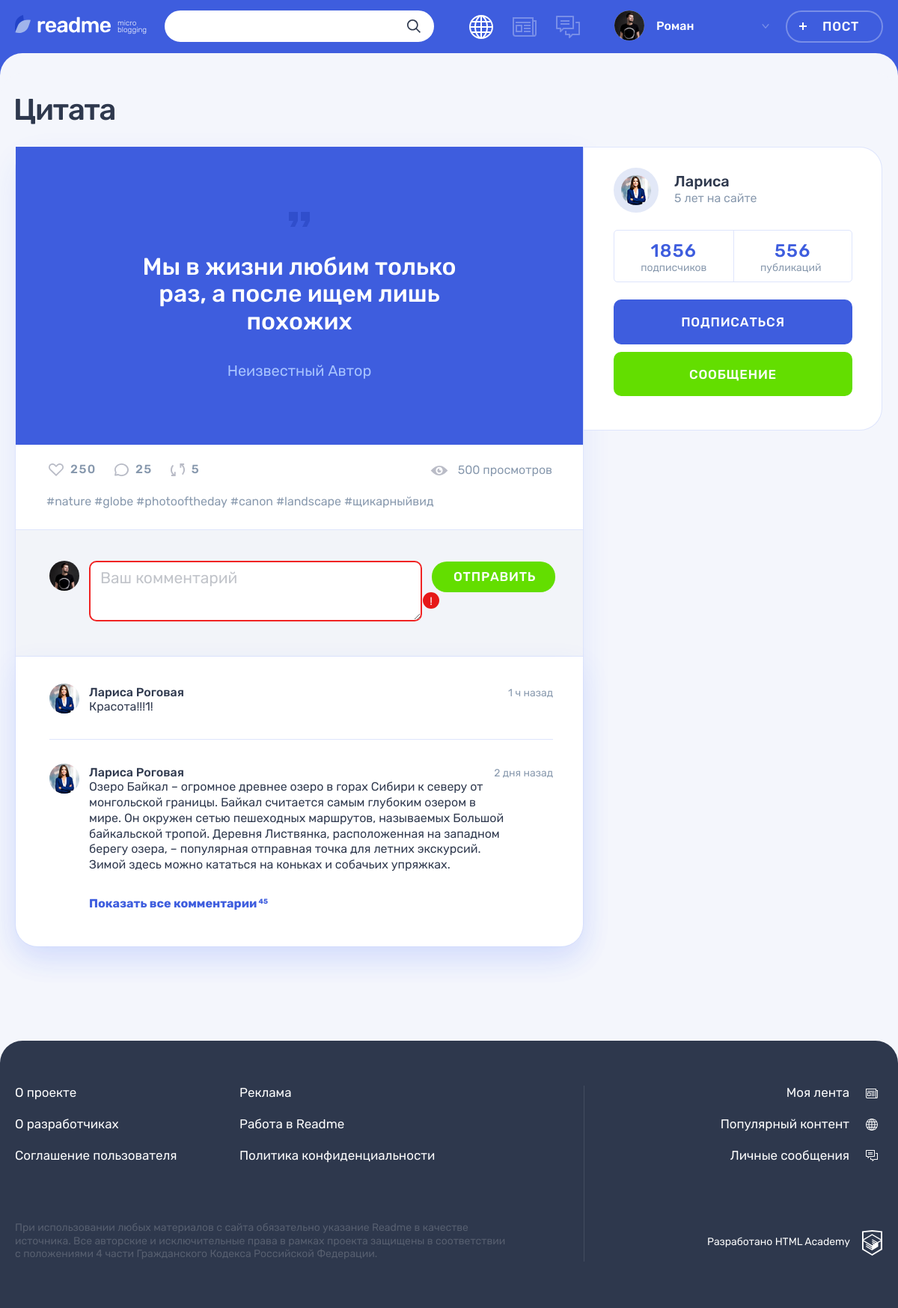
The app's page /posts.php?active_post=1 with its own data.
### tables this page shows
CREATE TABLE IF NOT EXISTS `posts` (
                        `id` INT(11) NOT NULL AUTO_INCREMENT ,
                        `pub_date_post` DATETIME NOT NULL DEFAULT CURRENT_TIMESTAMP ,
                        `title` VARCHAR(50) NOT NULL ,
                        `text` TEXT(2000) NULL ,
                        `text_quote` TEXT(500) NULL,
                        `author_quote` VARCHAR(100) NULL ,
                        `image_link` VARCHAR(100) NULL ,
                        `video_link` VARCHAR(100) NULL ,
                        `site_link` VARCHAR(100) NULL ,
                        `views` INT(11) NOT NULL DEFAULT 0,
                        `user_id` INT(11) NOT NULL ,
                        `content_type_id` INT(11) NOT NULL ,
                        `hashtag_id` INT(11) NULL,
                         PRIMARY KEY (`id`)
);

CREATE TABLE IF NOT EXISTS `users` (
                        `id` INT(11) NOT NULL AUTO_INCREMENT ,
                        `reg_date` DATETIME NOT NULL DEFAULT CURRENT_TIMESTAMP ,
                        `email` VARCHAR(50) NOT NULL ,
                        `login` VARCHAR(50) NOT NULL ,
                        `password` CHAR(64) NOT NULL ,
                        `avatar_link` VARCHAR(100) NULL,
                        PRIMARY KEY (`id`)
);

### helpers.php (called while the page is built, shortened)
<?php
function include_template($name, array $data = [])
{
    $name = 'templates/' . $name;
    extract($data);
    require $name;
    $result = ob_get_clean();
    return $result;
}

### templates/post.php (the view, shortened to what this page needs)
<main class="page__main page__main--publication">
    <div class="container">
        <h1 class="page__title page__title--publication"> <?= $post_active['title']; ?> </h1>
        <section class="post-details">
            <div class="post-details__wrapper post-photo">
                <div class="post-details__main-block post post--details">
                    <?php switch ($post_active['content_type_id']):
                        case "2": ?>
                            <div class="post-details__image-wrapper post-quote">
                                <div class="post__main">
                                    <blockquote>
                                        <p>
                                            <?= $post_active['text_quote']; ?>
                                        </p>
                                        <cite><?= $post_active['author_quote']; ?></cite>
                                    </blockquote>
                                </div>
                            </div>
                        <?php break;
                        case "1": ?>
                    <?php break;
                    endswitch; ?>
                    <div class="post__indicators">
                        <div class="post__buttons">
                            <a class="post__indicator post__indicator--likes button" href="#" title="Лайк">
                                <svg class="post__indicator-icon" width="20" height="17">
                                    <use xlink:href="#icon-heart"></use>
                                </svg>
                                <span>250</span>
                            </a>
                            <a class="post__indicator post__indicator--comments button" href="#" title="Комментарии">
                                <svg class="post__indicator-icon" width="19" height="17">
                                    <use xlink:href="#icon-comment"></use>
                                </svg>
                                <span>25</span>
                            </a>
                            <a class="post__indicator post__indicator--repost button" href="#" title="Репост">
                                <svg class="post__indicator-icon" width="19" height="17">
                                    <use xlink:href="#icon-repost"></use>
                                </svg>
                                <span>5</span>
                            </a>
                        </div>
                        <span class="post__view">500 просмотров</span>
                    </div>
                    <ul class="post__tags">
                        <li><a href="#">#nature</a></li>
                        <li><a href="#">#globe</a></li>
                        <li><a href="#">#photooftheday</a></li>
                        <li><a href="#">#canon</a></li>
                        <li><a href="#">#landscape</a></li>
                        <li><a href="#">#щикарныйвид</a></li>
                    </ul>
                    <div class="comments">
                        <form class="comments__form form" action="#" method="post">
                            <div class="comments__my-avatar">
                                <img class="comments__picture" src="img/userpic-medium.jpg" alt="Аватар пользователя">
                            </div>
                            <div class="form__input-section form__input-section--error">
                                <textarea class="comments__textarea form__textarea form__input" placeholder="Ваш комментарий"></textarea>
                                <button class="form__error-button button" type="button">!</button>
                            </div>
                            <button class="comments__submit button button--green" type="submit">Отправить</button>
                        </form>
                        <div class="comments__list-wrapper">
                            <ul class="comments__list">
                                <li class="comments__item user">
                                    <div class="comments__avatar">
                                        <a class="user__avatar-link" href="#">
                                            <img class="comments__picture" src="img/userpic-larisa.jpg" alt="Аватар пользователя">
                                        </a>
                                    </div>
                                    <div class="comments__info">
                                        <div class="comments__name-wrapper">
                                            <a class="comments__user-name" href="#">
                                                <span>Лариса Роговая</span>
                                            </a>
                                            <time class="comments__time" datetime="2019-03-20">1 ч назад</time>
                                        </div>
                                        <p class="comments__text">
                                            Красота!!!1!
                                        </p>
                                    </div>
                                </li>
                                <li class="comments__item user">
                                    <div class="comments__avatar">
                                        <a class="user__avatar-link" href="#">
                                            <img class="comments__picture" src="img/userpic-larisa.jpg" alt="Аватар пользователя">
                                        </a>
                                    </div>
                                    <div class="comments__info">
                                        <div class="comments__name-wrapper">
                                            <a class="comments__user-name" href="#">
                                                <span>Лариса Роговая</span>
                                            </a>
                                            <time class="comments__time" datetime="2019-03-18">2 дня назад</time>
                                        </div>
                                        <p class="comments__text">
                                            Озеро Байкал – огромное древнее озеро в горах Сибири к северу от монгольской границы. Байкал считается самым глубоким озером в мире. Он окружен сетью пешеходных маршрутов, называемых Большой байкальской тропой. Деревня Листвянка, расположенная на западном берегу озера, – популярная отправная точка для летних экскурсий. Зимой здесь можно кататься на коньках и собачьих упряжках.
                                        </p>
                                    </div>
                                </li>
                            </ul>
                            <a class="comments__more-link" href="#">
                                <span>Показать все комментарии</span>
                                <sup class="comments__amount">45</sup>
                            </a>
                        </div>
                    </div>
                </div>
                <div class="post-details__user user">
                    <div class="post-details__user-info user__info">
                        <div class="post-details__avatar user__avatar">
                            <a class="post-details__avatar-link user__avatar-link" href="#">
                                <img class="post-details__picture user__picture" src="img/<?= $post_active['avatar_link']; ?>" alt="Аватар пользователя">
                            </a>
                        </div>
                        <div class="post-details__name-wrapper user__name-wrapper">
                            <a class="post-details__name user__name" href="#">
                                <span><?= $post_active['login']; ?></span>
                            </a>
                            <time class="post-details__time user__time" datetime="2014-03-20">5 лет на сайте</time>
                        </div>
                    </div>
                    <div class="post-details__rating user__rating">
                        <p class="post-details__rating-item user__rating-item user__rating-item--subscribers">
                            <span class="post-details__rating-amount user__rating-amount">1856</span>
                            <span class="post-details__rating-text user__rating-text">подписчиков</span>
                        </p>
                        <p class="post-details__rating-item user__rating-item user__rating-item--publications">
                            <span class="post-details__rating-amount user__rating-amount">556</span>
                            <span class="post-details__rating-text user__rating-text">публикаций</span>
                        </p>
                    </div>
                    <div class="post-details__user-buttons user__buttons">
                        <button class="user__button user__button--subscription button button--main" type="button">Подписаться</button>
                        <a class="user__button user__button--writing button button--green" href="#">Сообщение</a>
                    </div>
                </div>
            </div>
        </section>
    </div>
</main>

### records on screen
posts: title "Цитата", text_quote "Мы в жизни любим только раз, а после ищем лишь похожих", author_quote "Неизвестный Автор", user.avatar_link (picture), user.login "Лариса"

### other values on screen
$user_name "Ромaн"
